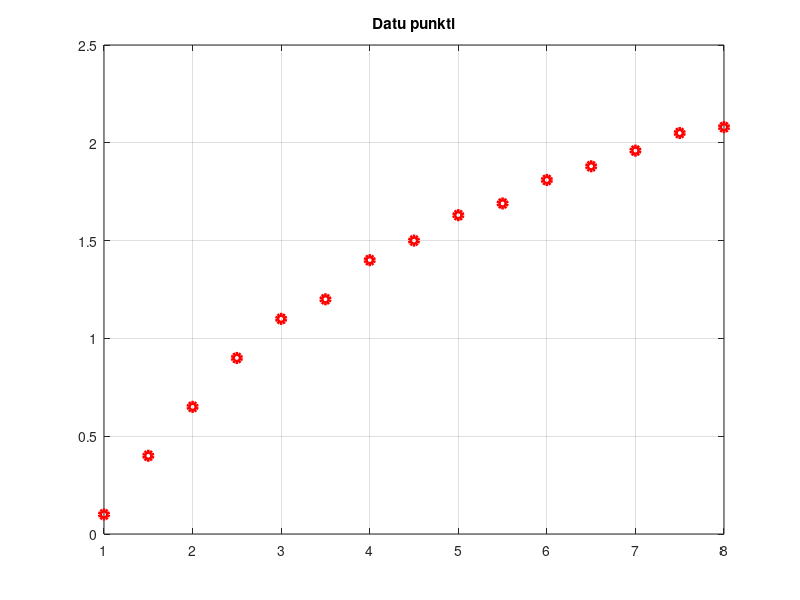

Reproduce this figure in MATLAB. (Note: this script raises an error after producing the figure.)
clc, clearvars, close all, format short g

xpoints = [1.0 1.5 2.0 2.5 3.0 3.5 4.0 4.5 5.0 5.5 6.0 6.5 7.0 7.5 8.0]';
ypoints = [0.1 0.4 0.65 0.9 1.1 1.2 1.4 1.5 1.63 1.69 1.81 1.88 1.96 2.05 2.08]';

figure
plot(xpoints, ypoints, 'or', 'LineWidth', 3)
grid on, title('Datu punkti')

f1 = fittype('a + b *log(x)');

[p1, reg1] = fit(xpoints, ypoints, f1)

xx = linspace(min(xpoints), max(xpoints), 1000)';
y1 = feval(p1, xx);

figure
plot(xpoints, ypoints, 'or', xx, y1, 'k', 'LineWidth', 3)
legend('data', 'fitted curve'), grid on
title('Aproksimācija ar trigonometrisko funkciju y=a+bln(x)')

fprintf('\nAtbilde:\n')

adj  = [reg1.adjrsquare];
rmse = [reg1.rmse];

[~, order] = sortrows([-adj(:), rmse(:)]);
best_n = order(1);

fprintf('\n Vislabākā aproksimācija ir %d. funkcijai ',best_n)
